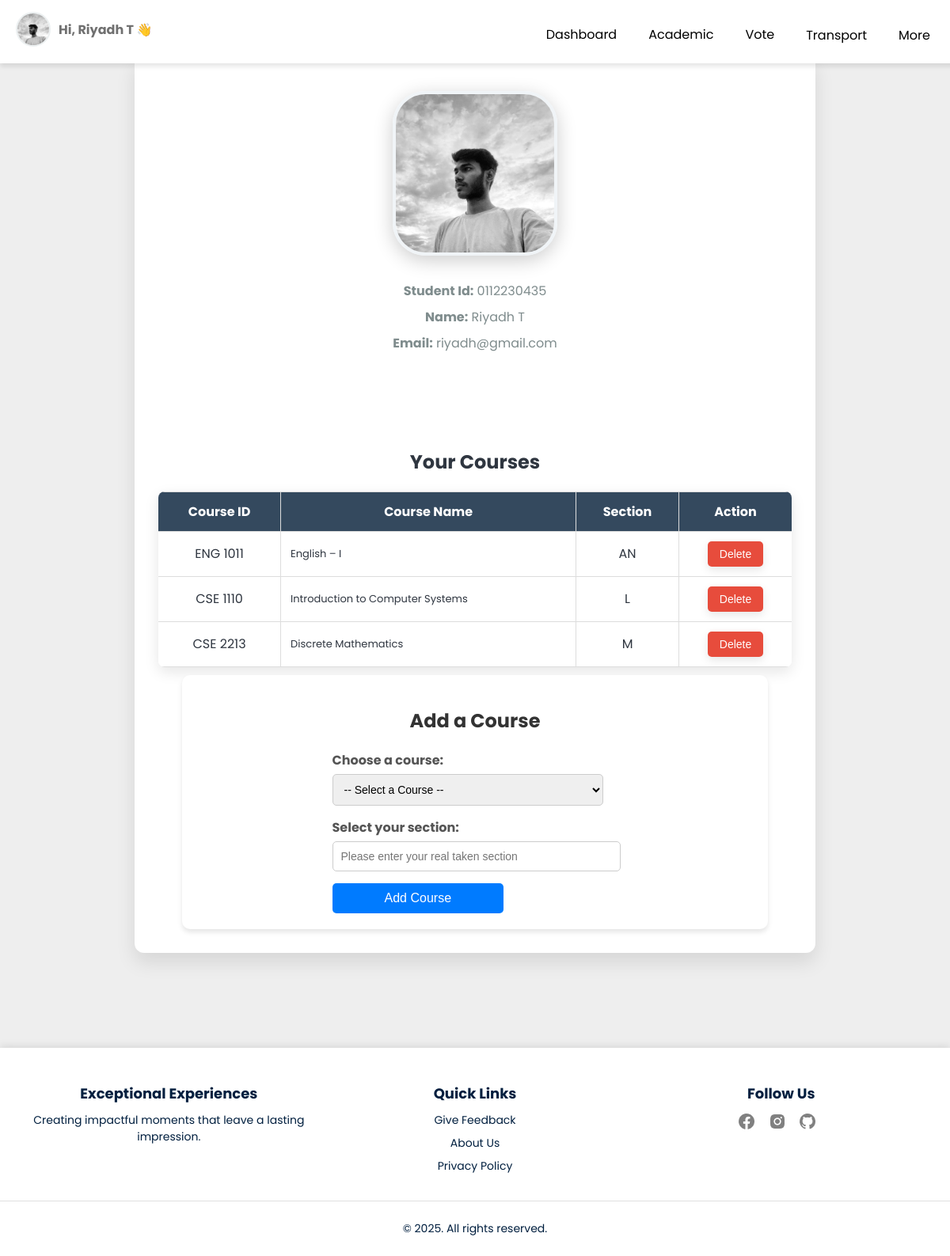
The app's page /Users/StudentProfile.php (signed in) with its own data.
### tables this page shows
CREATE TABLE `student_course_trimester` (
  `id` int(11) NOT NULL,
  `CourseCode` varchar(20) NOT NULL,
  `studentId` varchar(20) NOT NULL,
  `Section` varchar(20) NOT NULL
);

CREATE TABLE `course_table` (
  `id` int(11) NOT NULL,
  `CourseCode` varchar(20) NOT NULL,
  `course_name` varchar(255) NOT NULL,
  `credits` int(11) NOT NULL DEFAULT 3
);

### Users/StudentProfile.php (the view, shortened to what this page needs)
<?php
include_once "../Header/studentHeader.php";
include("../Connection/dbconnection.php");
if (
    isset($_SESSION['studentId']) &&
    isset($_SESSION['studentName']) &&
    !empty($_SESSION['studentId']) &&
    !empty($_SESSION['studentName'])
) {
    $studentId = $_SESSION['studentId'];
    $stname = $_SESSION['studentName'];
    $stemail = $_SESSION['StEmail'];
    $stpicture = $_SESSION['profilePic'];
} else {
    echo "<script>location.assign('../Login_Page/LoginForm.php');</script>";
    exit;
}
$st = $conn->prepare("
    SELECT c.CourseCode, c.course_name, sc.section
    FROM course_table c
    JOIN Student_course_Trimester sc
    ON c.CourseCode = sc.CourseCode
    WHERE sc.studentId = ?
");
$st->bind_param("s", $studentId);
$st->execute();
$result = $st->get_result();
$Takencourses = [];
if ($result->num_rows > 0) {
    while ($row = $result->fetch_assoc()) {
        $Takencourses[] = $row;
    }
}
?>
<!DOCTYPE html>
<html lang="en">
<head>
</head>
<body>
    <div class="container">
        <div class="profile-header">
            <img src="<?php echo htmlspecialchars($stpicture); ?>" alt="Profile Picture">
            <ul>
                <li><strong>Student Id:</strong> <?php echo htmlspecialchars($studentId); ?></li>
                <li><strong>Name:</strong> <?php echo htmlspecialchars($stname); ?></li>
                <li><strong>Email:</strong> <?php echo htmlspecialchars($stemail); ?></li>
            </ul>
        </div>
        <div class="courses-section">
            <h2>Your Courses</h2>
            <?php if (!empty($Takencourses)): ?>
                <table>
                    <thead>
                        <tr>
                            <th>Course ID</th>
                            <th>Course Name</th>
                            <th>Section</th>
                            <th>Action</th>
                        </tr>
                    </thead>
                    <tbody>
                        <?php foreach ($Takencourses as $c): ?>
                            <tr>
                                <td><?php echo htmlspecialchars($c['CourseCode']); ?></td>
                                <td class="cn"><?php echo htmlspecialchars($c['course_name']); ?></td>
                                <td><?php echo htmlspecialchars($c['section']); ?></td>
                                <td>
                                    <form method="post" action="Delete_course.php">
                                        <button type="submit" class="delete-course">Delete</button>
                                    </form>
                                </td>
                            </tr>
                        <?php endforeach; ?>
                    </tbody>
                </table>
            <?php else: ?>
                <p style="text-align: center;">No courses found for the student.</p>
                <p style="text-align: center; font-size:12px; ">Please your taken course in crrent trimister.</p>
            <?php endif; ?>
        </div>
        <div class="add-course">
            <div>
                <h2>Add a Course</h2>
                <form method="post" action="<?php echo htmlspecialchars($_SERVER['PHP_SELF']); ?>">
                    <label for="selected-course">Choose a course:</label>
                    <select name="selected-course" id="selected-course" required>
                        <option value="">-- Select a Course --</option>
                    </select>
                    <label for="section">Select your section:</label>
                    <input type="text" name="section" placeholder="Please enter your real taken section" required>
                    <button type="submit">Add Course</button>
                </form>
            </div>
        </div>
    </div>
</body>
<footer>
<?php include_once "../Header/Footer.php"; ?>
</footer>
</html>

### Header/StudentHeader.php (style rules this page uses)
body { margin: 0px; font-family: "Poppins", sans-serif; }

### Users/StudentProfile.php (style rules this page uses)
body { font-family: "Poppins", sans-serif; margin: 0; padding: 0; background: #eeeeee; }
.container { display: flex; flex-direction: column; gap: 10px; max-width: 800px; margin: 20px auto; margin-top: 70px; padding: 30px; background: #ffffff; border-radius: 12px; box-shadow: 0 12px 24px rgba(0, 0, 0, 0.1); transition: all 0.3s ease-in-out; }
.profile-header { text-align: center; margin-bottom: 40px; }
.profile-header img { width: 200px; height: 200px; border-radius: 20%; margin: 15px 0; border: 4px solid #f0f4f7; box-shadow: 0 6px 24px rgba(0, 0, 0, 0.2); transition: all 0.3s ease; }
.profile-header ul { list-style: none; padding: 0; margin: 10px 0; font-size: 16px; color: #7f8c8d; }
.profile-header ul li { margin: 8px 0; }
.courses-section { margin-top: 40px; }
.courses-section h2 { font-size: 24px; color: #2f3640; margin-bottom: 20px; text-align: center; }
.add-course { background: #ffffff; border-radius: 10px; box-shadow: 0 4px 6px rgba(0, 0, 0, 0.1); width: 100%; max-width: 700px; margin: 0 auto; padding: 20px; display: flex; justify-content: center; }
.add-course h2 { font-size: 24px; margin-bottom: 20px; color: #333; text-align: center; }
.add-course label { display: block; margin-bottom: 5px; font-weight: bold; color: #555; }
.add-course select, .add-course input { width: 95%; padding: 10px; margin-bottom: 15px; border: 1px solid #ccc; border-radius: 5px; font-size: 14px; }
.add-course button { width: 60%; padding: 10px; background-color: #007bff; color: #fff; border: none; border-radius: 5px; font-size: 16px; cursor: pointer; transition: background-color 0.3s ease; }
table { width: 100%; margin-top: 20px; border-collapse: collapse; text-align: center; box-shadow: 0px 6px 18px rgba(0, 0, 0, 0.1); border-radius: 8px; overflow: hidden; }
table th, table td { padding: 12px; border: 1px solid #ddd; color: #2f3640; font-size: 16px; transition: background-color 0.3s ease; }
table th { background: #34495e; color: white; font-weight: bold; }
table tr:nth-child(even) { background-color: #f5f5f5; }
table td { background-color: #ffffff; }
table td:first-child, table th:first-child { border-left: none; }
table td:last-child, table th:last-child { border-right: none; }
.delete-course { background-color: #e74c3c; color: white; border: none; border-radius: 5px; cursor: pointer; padding: 8px 15px; font-size: 14px; box-shadow: 0 4px 12px rgba(0, 0, 0, 0.1); }
table td.cn { text-align: left; font-size: 13px; word-wrap: break-word; white-space: normal; max-width: 270px; }

### records on screen
student_course_trimester: course_table.CourseCode "ENG 1011", course_table.course_name "English – I", Section "AN"
student_course_trimester: course_table.CourseCode "CSE 1110", course_table.course_name "Introduction to Computer Systems", Section "L"
student_course_trimester: course_table.CourseCode "CSE 2213", course_table.course_name "Discrete Mathematics", Section "M"

### other values on screen
$stname "Riyadh T"
$studentId "0112230435"
$stemail "riyadh@gmail.com"
